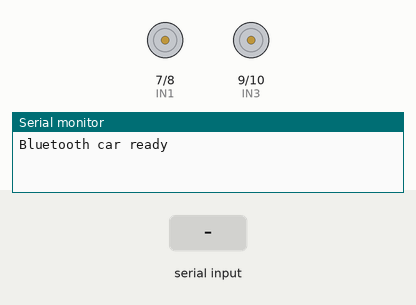
Simulated run of this sketch. Board: Arduino Uno, built with avr-gcc and run on an emulated ATmega328P. Shown: motor-driver pin pairs drawn as motors (green arrow = first pin HIGH = forward, orange = second pin HIGH = backward, longer = more drive, scaled by the enable pin), the last lines printed to the serial monitor. Inputs (shaded band) come from the test bench.

Above: at 1.2 s.
1.3 s: "I" received over the second serial link
At 2.1 s:
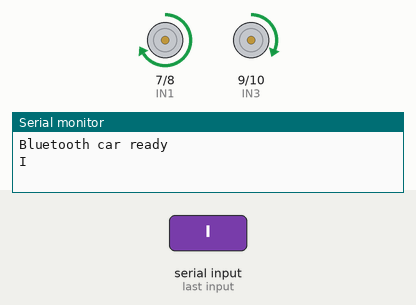
3.8 s: "H" received over the second serial link
At 4.2 s:
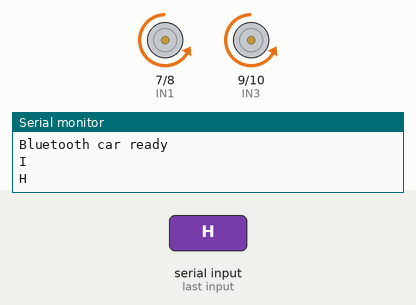
6.3 s: "J" received over the second serial link
At 8.1 s:
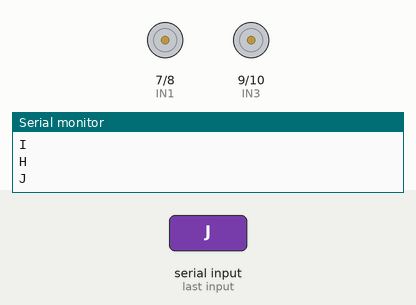
8.8 s: "F90\n" received over the second serial link
At 9.2 s:
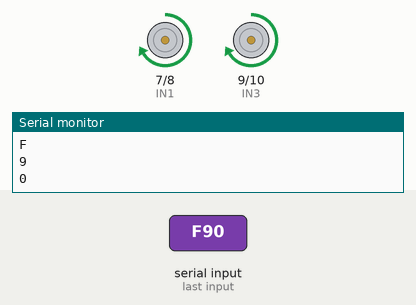
11.3 s: "F,45\n" received over the second serial link
At 13.1 s:
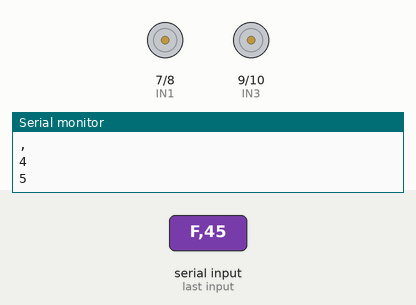
13.8 s: "B90\n" received over the second serial link
At 14.2 s:
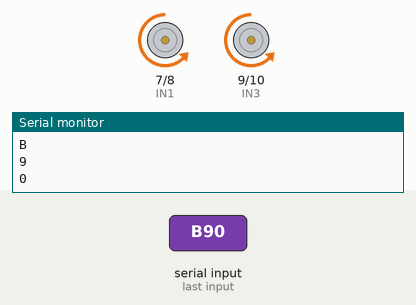
Timing chart, 0 to 16.8 s (numbered marks = the images above; inputs shaded):
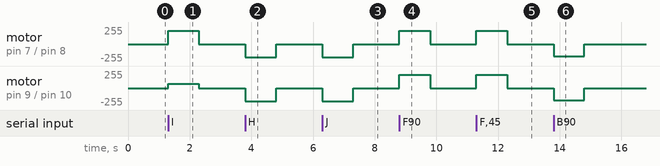

The sketch:

07_Bluetooth_Controlled.ino
```cpp
/*
  ============================================================
  07 - BLUETOOTH CONTROLLED CAR (HC-05 / HC-06 + Android app)
  ============================================================
  Board  : Arduino UNO / Nano
  App    : "Arduino Bluetooth RC Car" (or any app that sends
           single characters). Pair with HC-05, PIN 1234 or 0000.

  Commands received:
    F = Forward      B = Back       L = Left      R = Right
    G = Forward-Left I = Forward-Right
    H = Back-Left    J = Back-Right S = Stop
    0..9 = speed (0 slow ... 9 fast),  q = full speed

  Wiring:
    HC-05 TX  -> D2   (Arduino receives)
    HC-05 RX  -> D3   through a voltage divider
                      (D3 -> 1k -> HC-05 RX -> 2k -> GND)
    HC-05 VCC -> 5V,  GND -> GND
    L298N: ENA D5, IN1 D7, IN2 D8, IN3 D9, IN4 D10, ENB D6

  SoftwareSerial is used, so you do NOT have to unplug the
  module while uploading code.
  ============================================================
*/

#include <SoftwareSerial.h>

// ---------- Motor driver (L298N) pins ----------
#define ENA 5
#define IN1 7
#define IN2 8
#define IN3 9
#define IN4 10
#define ENB 6

SoftwareSerial bt(2, 3);   // RX, TX

int carSpeed = 200;
unsigned long lastCommandTime = 0;
// Stop if no command arrives for this many ms (app closed / out of range).
// The "Arduino Bluetooth RC Car" app keeps sending while a button is held.
// If YOUR app sends a command only once per tap, set this to 0 (disabled).
#define SIGNAL_TIMEOUT 1000

void setup() {
  Serial.begin(9600);
  bt.begin(9600);            // HC-05 default baud rate
  pinMode(ENA, OUTPUT); pinMode(ENB, OUTPUT);
  pinMode(IN1, OUTPUT); pinMode(IN2, OUTPUT);
  pinMode(IN3, OUTPUT); pinMode(IN4, OUTPUT);
  stopRobot();
  Serial.println("Bluetooth car ready");
}

void loop() {
  if (bt.available()) {
    char cmd = bt.read();
    Serial.println(cmd);
    lastCommandTime = millis();

    if (cmd >= '0' && cmd <= '9') {
      carSpeed = map(cmd - '0', 0, 9, 100, 255);
    } else {
      switch (cmd) {
        case 'F': forward(carSpeed);                       break;
        case 'B': backward(carSpeed);                      break;
        case 'L': turnLeft(carSpeed);                      break;
        case 'R': turnRight(carSpeed);                     break;
        case 'G': setMotor(carSpeed / 3, carSpeed);        break;
        case 'I': setMotor(carSpeed, carSpeed / 3);        break;
        case 'H': setMotor(-carSpeed / 3, -carSpeed);      break;
        case 'J': setMotor(-carSpeed, -carSpeed / 3);      break;
        case 'S': stopRobot();                             break;
        case 'q': carSpeed = 255;                          break;
      }
    }
  }

  // Safety: stop if no command for a while (app closed / out of range)
  if (SIGNAL_TIMEOUT > 0 && millis() - lastCommandTime > SIGNAL_TIMEOUT) {
    stopRobot();
  }
}

// ================= MOTOR FUNCTIONS =================
void setMotor(int leftSpeed, int rightSpeed) {
  if (leftSpeed >= 0) { digitalWrite(IN1, HIGH); digitalWrite(IN2, LOW); }
  else                { digitalWrite(IN1, LOW);  digitalWrite(IN2, HIGH); leftSpeed = -leftSpeed; }
  if (rightSpeed >= 0) { digitalWrite(IN3, HIGH); digitalWrite(IN4, LOW); }
  else                 { digitalWrite(IN3, LOW);  digitalWrite(IN4, HIGH); rightSpeed = -rightSpeed; }
  analogWrite(ENA, constrain(leftSpeed, 0, 255));
  analogWrite(ENB, constrain(rightSpeed, 0, 255));
}
void forward(int s)   { setMotor(s, s); }
void backward(int s)  { setMotor(-s, -s); }
void turnLeft(int s)  { setMotor(-s, s); }
void turnRight(int s) { setMotor(s, -s); }
void stopRobot()      { setMotor(0, 0); }
```

Measured:
- after the input at 1.3 s, motor on pin 7 (IN1) / pin 8 (IN2): stopped → forward 200/255 at once, → stopped 1.0 s later; motor on pin 9 (IN3) / pin 10 (IN4): stopped → forward 66/255 at once, → stopped 1.0 s later
- after the input at 3.8 s, motor on pin 7 (IN1) / pin 8 (IN2), motor on pin 9 (IN3) / pin 10 (IN4): stopped → backward 200/255 at once, → stopped 1.0 s later
- after the input at 6.3 s, motor on pin 7 (IN1) / pin 8 (IN2), motor on pin 9 (IN3) / pin 10 (IN4): stopped → backward 200/255 at once, → stopped 1.0 s later
- after the input at 8.8 s, motor on pin 7 (IN1) / pin 8 (IN2), motor on pin 9 (IN3) / pin 10 (IN4): stopped → forward 200/255 at once, → stopped 1.0 s later
- after the input at 11.3 s, motor on pin 7 (IN1) / pin 8 (IN2), motor on pin 9 (IN3) / pin 10 (IN4): stopped → forward 200/255 at once, → stopped 1.0 s later
- after the input at 13.8 s, motor on pin 7 (IN1) / pin 8 (IN2), motor on pin 9 (IN3) / pin 10 (IN4): stopped → backward 186/255 at once, → stopped 1.0 s later
